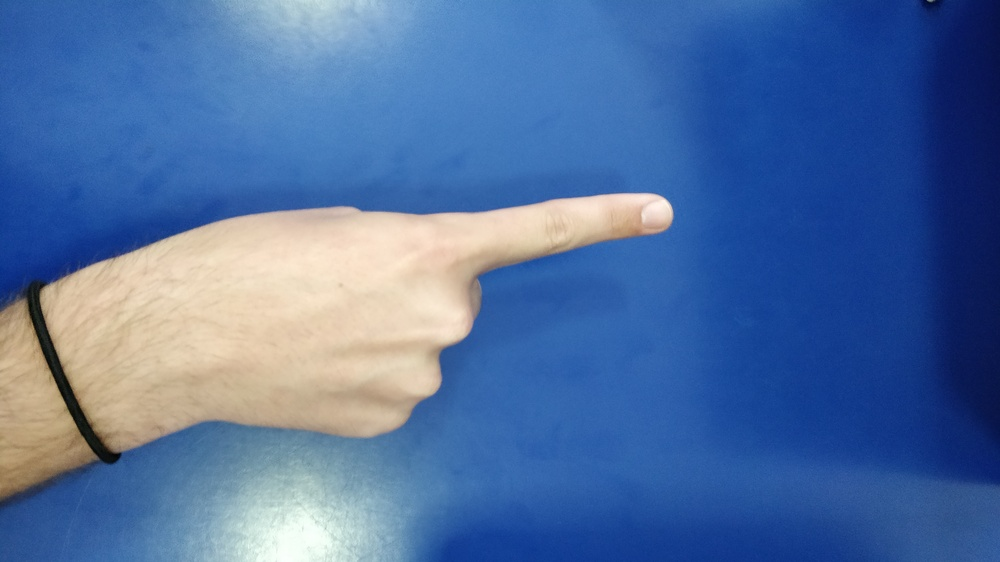
%> input picture dataBase/FotosDedos/1.jpg, 1000 x 562 px, shrunk from 4608 x 2592 before the run
$ octave --eval "result = rec_imageElse(imread('dataBase/FotosDedos/1.jpg'));"   (GNU Octave 9; MATLAB toolbox functions it lacks are replaced by stand-ins)
%> lines starting %> are read from the running program, lines starting %| are printed output that depends on the picture; in (x1, y1, x2, y2) boxes, pixels count from 0 and x2, y2 are one past the last pixel; in counts of white or black regions, pixels touching at a corner belong together; the program's own positions count from 1
function num = rec_imageElse(I)

    % Creamos una copia de la imagen original
    O = I;
%> O is the input picture: size 562x1000x3 uint8; mean R, G, B 80.1, 111.5, 160.9

    % Nueva imagen binaria rellena con ceros
    BW = zeros(size(I,1), size(I,2));

    % Pasamos a detectar la piel, para esto convertimos la imagen de RGB a
    % YCbCr, refs: https://en.wikipedia.org/wiki/YCbCr
    Iycbcr = rgb2ycbcr(I);
%> Iycbcr: size 562x1000x3 uint8; mean of channels 1, 2, 3 108.5, 154.4, 110.7
    Cb     = Iycbcr(:,:,2);
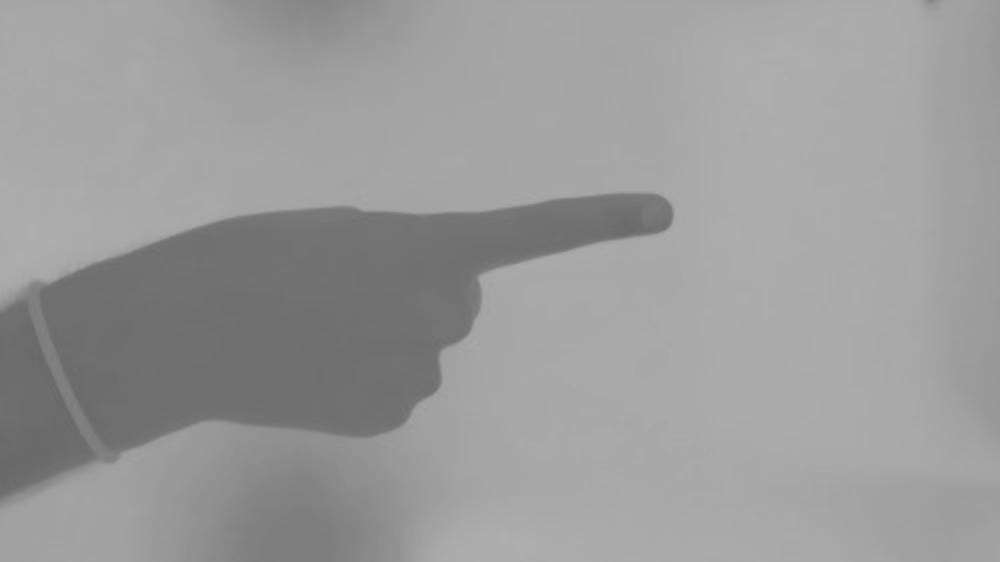
%> Cb: size 562x1000 uint8; min 104, max 174, mean 154.4
    Cr     = Iycbcr(:,:,3);
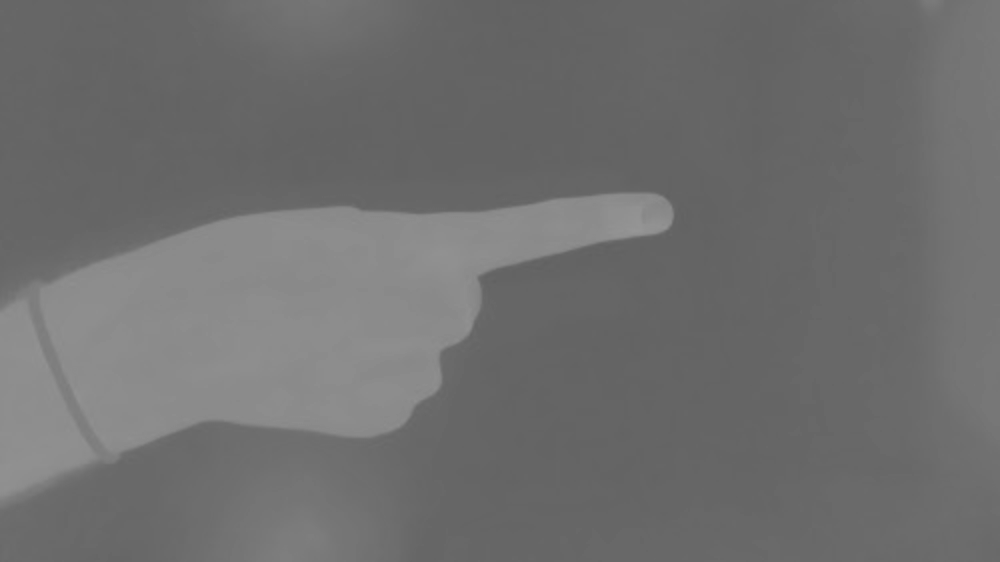
%> Cr: size 562x1000 uint8; min 97, max 151, mean 110.7

    % Aquí detectamos los píxeles de la piel
    [r, c, ~] = find(Cb>=80 & Cb<=130 & Cr>=133 & Cr<=173);
%> r = 101087 values from 195 to 498; c = 101087 values from 1 to 672
    numind    = size(r,1);
%> numind = 101087

    for i=1:numind
        % En la imagen original, marcamos los píxeles de la skin con rojo
        O(r(i),c(i),:) = [255 0 0];
        % Rellenamos la imagen binaria con 1s donde detectamos píxeles de piel
        BW(r(i),c(i)) = 1;
    end
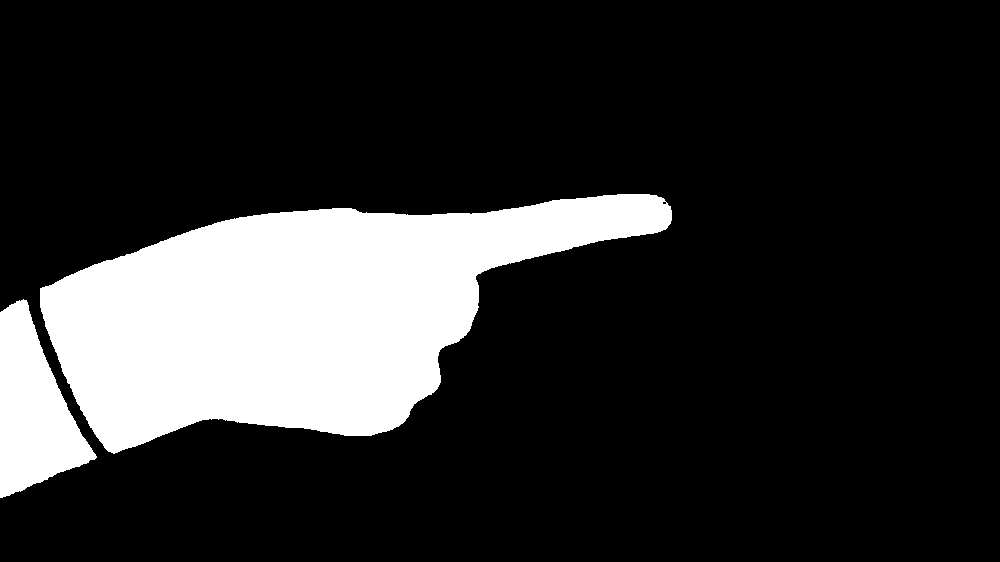
%> BW: size 562x1000 double; values 0 (black) and 1 (white), 18% white; 2 white regions, box (x1, y1, x2, y2) and area: (40, 194, 672, 454) 90187, (0, 299, 97, 498) 10900
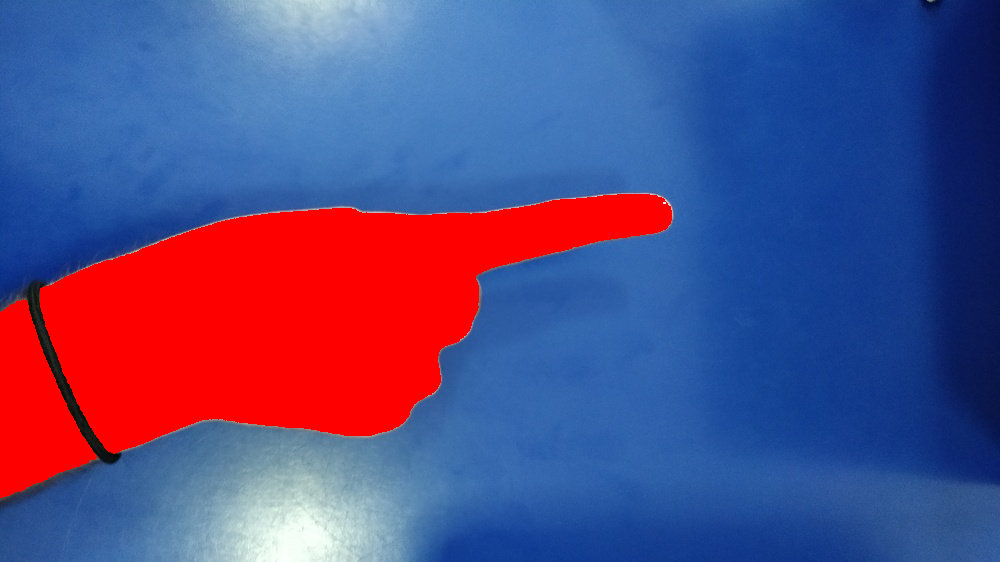
%> O: size 562x1000x3 uint8; 17.99% of pixels changed, all inside (x1, y1, x2, y2) = (0, 194, 672, 498)

    % Rellenamos los pequeños huecos que nos hayan quedado
    BW = imfill(BW, 'holes');
%> BW: size 562x1000 double; values 0 (black) and 1 (white), 18% white; 2 white regions, box (x1, y1, x2, y2) and area: (40, 194, 672, 454) 90193, (0, 299, 97, 498) 10900

    % Eliminamos las áreas pequeñas de la imagen
    BW = bwareaopen(BW, 900);
    se = strel('square', 100);

    % A continuación pasamos a eliminar la palma, para poder quedarnos
    % posteriormente con los dedos y pasar a contarlos
    % 1- Los dedos son más pequeños que la palma por lo tanto podemos
    % "eliminarlos" aplicando erosión
    BW2 = imerode(BW, se);
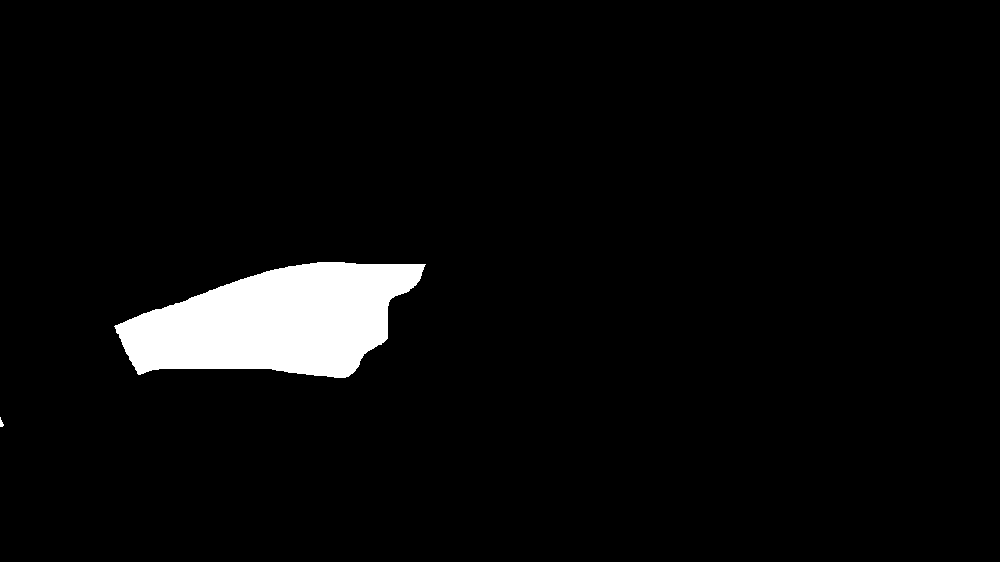
%> BW2: size 562x1000 logical; 4.3% white; 2 white regions, box (x1, y1, x2, y2) and area: (114, 262, 426, 378) 24048, (0, 417, 4, 427) 24

    % 2- "Reconstruimos la palma" (o un poco más grande), aplicando dilatación
    BW2 = imdilate(BW2,se);
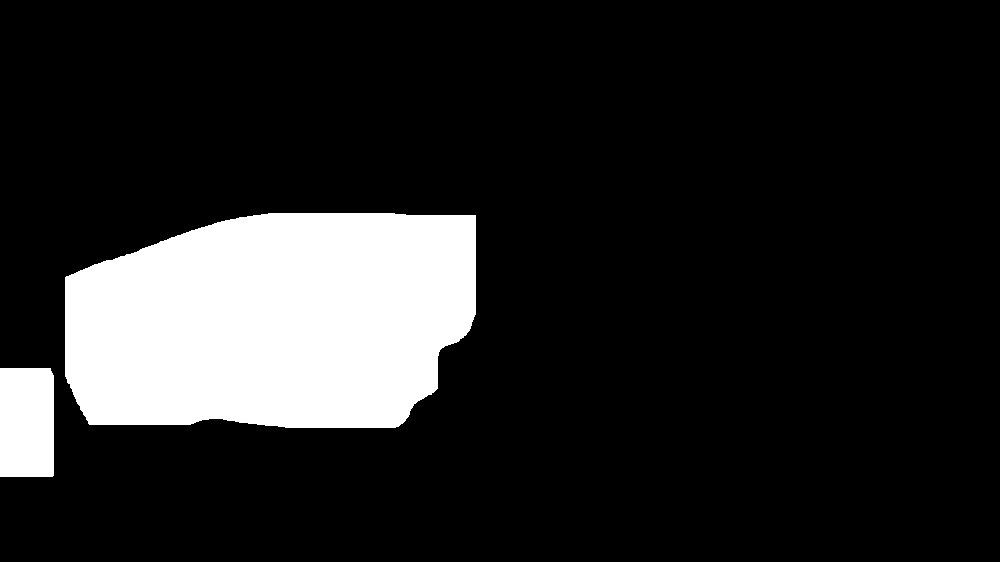
%> BW2: size 562x1000 logical; 14.7% white; 2 white regions, box (x1, y1, x2, y2) and area: (65, 213, 476, 428) 76815, (0, 368, 54, 477) 5870
    % Si eliminamos la palma anterior a la imagen original obtenedremos
    % solamente los dedos y tal vez algo de ruido
    BW3 = imsubtract(BW, BW2);
%> BW3: size 562x1000 double; values 0 (black) and 1 (white), 3.3% white; 17 white regions (7 under 20 px), largest, box (x1, y1, x2, y2) and area: (432, 194, 672, 276) 9461, (0, 299, 50, 368) 2431, (54, 377, 97, 475) 2015
    % Pasamos a eliminar el ruido
    BW3 = bwareaopen(BW3, 9000);
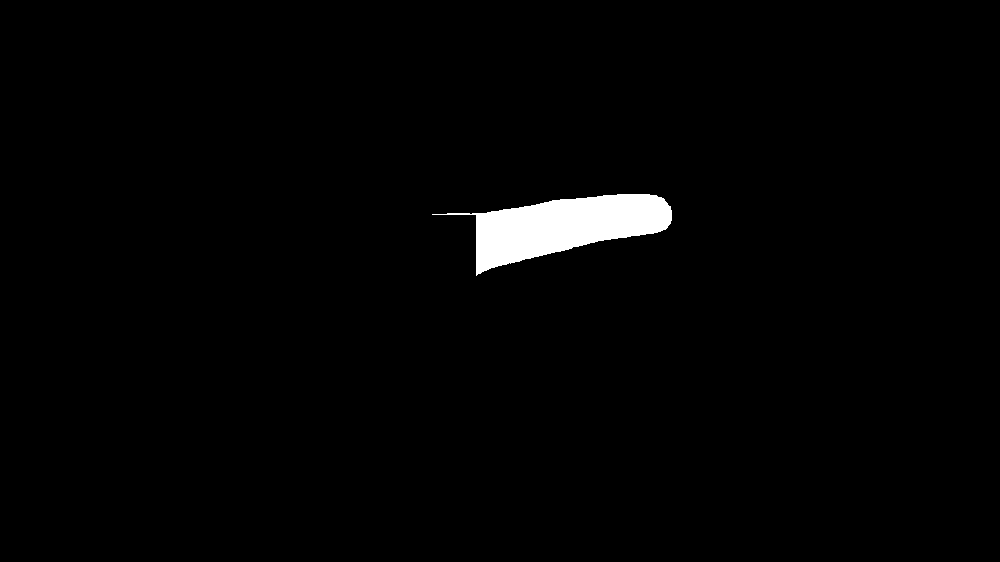
%> BW3: size 562x1000 logical; 1.7% white; 1 white region
    BW = BW3;

    % Obtenemos información sobre las áreas contiguas
    st = regionprops(BW, 'All');
%> st = 1 region; box (x1, y1, x2, y2), Area, Centroid, MajorAxisLength, MinorAxisLength and Eccentricity: (432, 194, 672, 276) 9461 [564.7 226.8] 225.1 57.93 0.966

    % Ahora detectamos qué hay en la imagen
    if length(st) > 9
        num = 9;
    else
        num = length(st);
%> num = 1
    end

end
